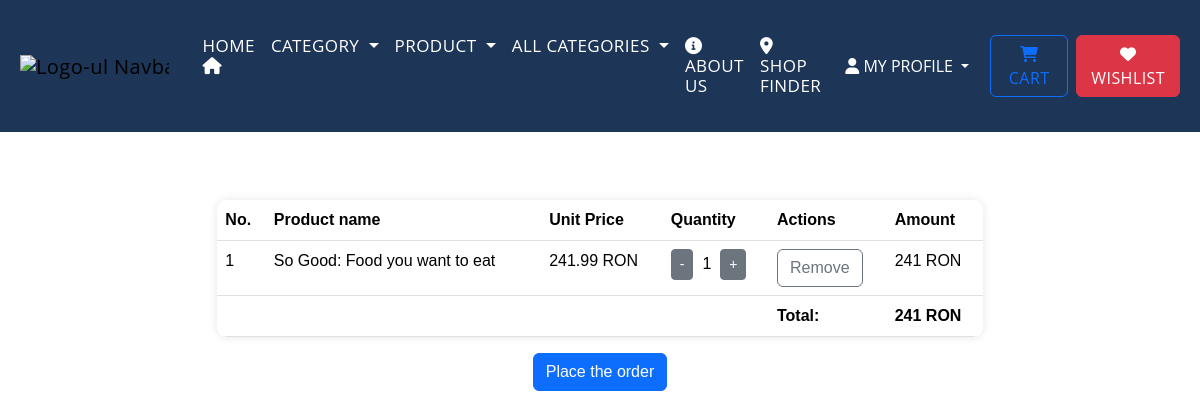
The app's page /cart_list/ (signed in), older data.
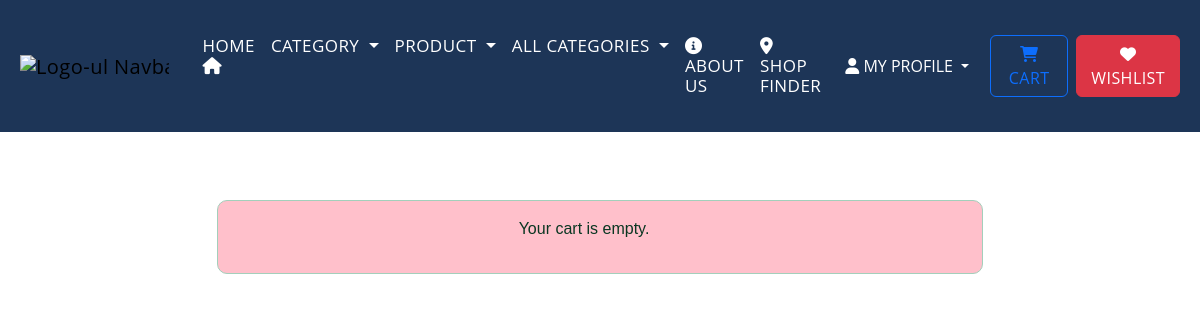
The same page, newer data.
### order/models.py (models this page shows, shortened)
class OrderCart(models.Model):
    user = models.ForeignKey(User, on_delete=models.CASCADE)
    product = models.ForeignKey(Product, on_delete=models.CASCADE)
    cart_item = models.BooleanField(default=False)
    wishlist_item = models.BooleanField(default=False)
    quantity = models.IntegerField()
    created_at = models.DateTimeField(auto_now_add=True)
    amount = models.IntegerField(null=True)

### product/models.py (models this page shows, shortened)
class Product(models.Model):
    category = models.ForeignKey(Category, on_delete=models.CASCADE, null=True)
    title = models.CharField(max_length=100)
    author = models.CharField(max_length=50, null=True)
    description = models.TextField(max_length=1000)
    image = models.ImageField(upload_to='product_images/', null=True)
    price = models.DecimalField(max_digits=8, decimal_places=2)
    in_stock = models.BooleanField(default=True)
    is_active = models.BooleanField(default=True)
    created_at = models.DateTimeField(auto_now_add=True)
    updated_at = models.DateTimeField(auto_now=True)
    recommended_age = models.CharField(max_length=20, null=True, blank=True)
    language = models.CharField(max_length=50, null=True)
    publication_date = models.DateField(null=True, blank=True)
    publisher = models.CharField(max_length=255, null=True)
    cover_type = models.CharField(max_length=50, null=True)
    page_count = models.IntegerField(null=True)
    isbn = models.CharField(max_length=13, null=True)
    dimensions_length = models.DecimalField(max_digits=5, decimal_places=2,
                                            null=True, blank=True)
    dimensions_height = models.DecimalField(max_digits=5, decimal_places=2,
                                            null=True, blank=True)
    average_rating = models.FloatField(default=0)  # Scorul mediu al evaluărilor
    total_ratings = models.IntegerField(default=0)  # Numărul total de evaluări

### order/views.py (the view)
# urls.py: path('cart_list/', views.CartListView.as_view(), name='cart-list'),
class CartListView(ListView):
    template_name = 'order/cart_list.html'
    model = OrderCart
    context_object_name = 'cart_products'
    def get_queryset(self):
        result = (
            OrderCart.objects.filter(cart_item=1, user_id=self.request.user.id))
        return result
    def get_context_data(self, **kwargs):
        context = super().get_context_data(**kwargs)
        total_amount = 0
        for cart_product in context['cart_products']:
            total_amount += (cart_product.amount)
        context['total_amount'] = total_amount
        return context

### online_store/context_processors.py (called while the page is built)
def get_all_categories(request):
    categories = Category.objects.all()
    return {'categories': categories}

### templates/order/cart_list.html (shortened to what this page needs)
{% extends 'base.html' %}
{% load static %}
{% block content %}
    <div class="container-fluid content-holder">
        <br><br>
        <div class="row">
            <div class="col-md-8 offset-md-2">
                {% if cart_products %}
                    <table class="table">
                        <thead>
                        <tr>
                            <th>No.</th>
                            <th>Product name</th>
                            <th>Unit Price</th>
                            <th>Quantity</th>
                            <th>Actions</th>
                            <th>Amount</th>
                        </tr>
                        </thead>
                        <tbody>
                        {% for cart_product in cart_products %}
                            <tr>
                                <td>{{ forloop.counter }}</td>
                                <td>{{ cart_product.product.title }}</td>
                                <td>{{ cart_product.product.price }} RON</td>
                                <td>
                                    <a href="{% url 'decrease-quantity' cart_product.product.id %}"
                                       class="btn btn-secondary btn-sm"> - </a>&nbsp;
                                    {{ cart_product.quantity }}
                                    &nbsp;<a
                                        href="{% url 'increase-quantity' cart_product.product.id %}"
                                        class="btn btn-secondary btn-sm"> + </a>
                                </td>
                                <td>
                                    <a href="{% url 'delete-from-cart' cart_product.id %}"
                                       class="btn btn-outline-secondary">Remove</a>
                                </td>
                                <td>{{ cart_product.amount }} RON</td>
                            </tr>
                        {% endfor %}
                        <tr>
                            <td></td>
                            <td></td>
                            <td></td>
                            <td></td>
                            <td><b>Total:</td>
                            <td><b>{{ total_amount }} RON</b></td>
                        </tr>
                        </tbody>
                    </table>
                    <div class="text-center">
                        <a href="{% url 'place-order' %}" class="btn btn-primary">Place the order</a>
                    </div>
                {% else %}
                    <div class="alert alert-success alert-dismissible fade show"
                         role="alert">
                        <p>Your cart is empty.</p>
                    </div>
                {% endif %}
            </div>
        </div>
    </div>
{% endblock %}

Row changes from the older to the newer data that the page shows:
removed OrderCart: product "So Good: Food you want to eat", product.price "241.99", quantity "1", amount "241"
Text that changed along with them:
{{ total_amount }}: "241" → (not shown)
text no longer shown: "No. Product name Unit Price Quantity Actions Amount Total: RON Place the order"
text now shown: "Your cart is empty."
